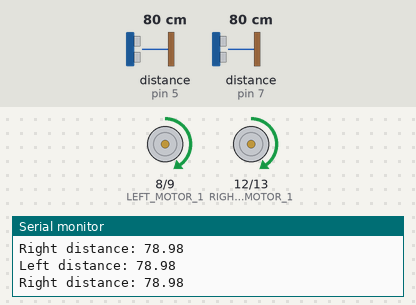
The program below on a simulated Arduino Uno, built with avr-gcc and run on an emulated ATmega328P. Parts: motor-driver pin pairs drawn as motors (green arrow = first pin HIGH = forward, orange = second pin HIGH = backward, longer = more drive, scaled by the enable pin), the last lines printed to the serial monitor. Wiring (inferred from the names in the program): 2 × ultrasonic range finder: trigger pin 4, echo pin 5 / trigger pin 6, echo pin 7. The test bench sets the inputs (shaded band); at power-on: distance to the obstacle (sensors on pin 5, pin 7) 80 cm. The echo pulse lasts 58.3 µs per cm.

Above: at 2.3 s.
2.4 s: distance to the obstacle (sensor on pin 5) set to 23 cm
3.9 s: distance to the obstacle (sensor on pin 5) set to 19 cm
At 4.7 s:
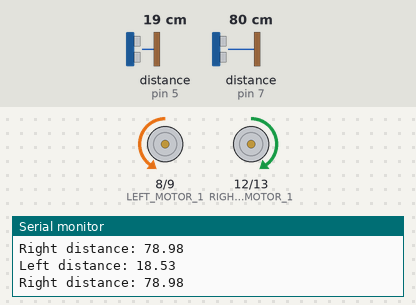
8.6 s: distance to the obstacle (sensor on pin 5) set to 35 cm
At 9.8 s:
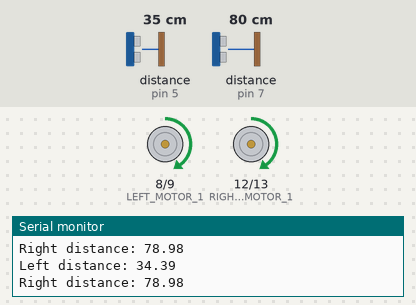
10.3 s: distance to the obstacle (sensor on pin 7) set to 22 cm
13.3 s: distance to the obstacle (sensor on pin 7) set to 19 cm
At 14.6 s:
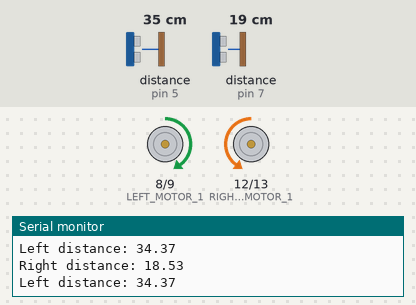
Timing chart, 0 to 16.0 s (numbered marks = the images above; inputs shaded):
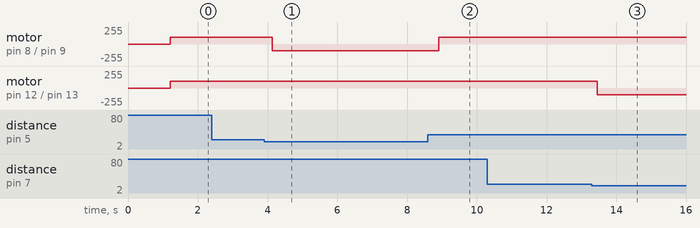

The program:

main.cpp
```cpp
#include <Arduino.h>

// Define the pins for the IR sensors and motors
#define LEFT_US_TRIG 4
#define LEFT_US_ECHO 5
#define RIGHT_US_TRIG 6
#define RIGHT_US_ECHO 7

// Define the pins for the motors
#define LEFT_MOTOR_1 8
#define LEFT_MOTOR_2 9
#define RIGHT_MOTOR_1 12
#define RIGHT_MOTOR_2 13
#define LMOTOR_PWM 10
#define RMOTOR_PWM 11
// Define the speed for the motors
#define LEFT_SPEED 100
#define RIGHT_SPEED 100

#define MAX_DISTANCE 20
float left_distance, right_distance;
 float measure_distance(int trig, int echo)
 {
  digitalWrite(trig, HIGH);
  delayMicroseconds(10);
  digitalWrite(trig, LOW);
  float duration = pulseIn(echo, HIGH);
  float distance = duration * 0.034 / 2;
  return distance;
 }

void moveForward()
{
  digitalWrite(LEFT_MOTOR_1, HIGH);
  digitalWrite(LEFT_MOTOR_2, LOW);
  digitalWrite(RIGHT_MOTOR_1, HIGH);
  digitalWrite(RIGHT_MOTOR_2, LOW);
  analogWrite(LMOTOR_PWM, LEFT_SPEED);
  analogWrite(RMOTOR_PWM, RIGHT_SPEED);
}

void moveBackward()
{
  digitalWrite(LEFT_MOTOR_1, LOW);
  digitalWrite(LEFT_MOTOR_2, HIGH);
  digitalWrite(RIGHT_MOTOR_1, LOW);
  digitalWrite(RIGHT_MOTOR_2, HIGH);
  analogWrite(LMOTOR_PWM, LEFT_SPEED);
  analogWrite(RMOTOR_PWM, RIGHT_SPEED);
}

void moveLeft()
{
  digitalWrite(LEFT_MOTOR_1, HIGH);
  digitalWrite(LEFT_MOTOR_2, LOW);
  digitalWrite(RIGHT_MOTOR_1, LOW);
  digitalWrite(RIGHT_MOTOR_2, HIGH);
  analogWrite(LMOTOR_PWM, LEFT_SPEED);
  analogWrite(RMOTOR_PWM, RIGHT_SPEED);
}

void moveRight()
{
  digitalWrite(LEFT_MOTOR_1, LOW);
  digitalWrite(LEFT_MOTOR_2, HIGH);
  digitalWrite(RIGHT_MOTOR_1, HIGH);
  digitalWrite(RIGHT_MOTOR_2, LOW);
  analogWrite(LMOTOR_PWM, LEFT_SPEED);
  analogWrite(RMOTOR_PWM, RIGHT_SPEED);
}

void stop()
{
  digitalWrite(LEFT_MOTOR_1, LOW);
  digitalWrite(LEFT_MOTOR_2, LOW);
  digitalWrite(RIGHT_MOTOR_1, LOW);
  digitalWrite(RIGHT_MOTOR_2, LOW);
  analogWrite(LMOTOR_PWM, 0);
  analogWrite(RMOTOR_PWM, 0);
}
void setup() {
  Serial.begin(9600);
  pinMode(LEFT_US_TRIG, OUTPUT);
  pinMode(LEFT_US_ECHO, INPUT);
  pinMode(RIGHT_US_TRIG, OUTPUT);
  pinMode(RIGHT_US_ECHO, INPUT);
  pinMode(LEFT_MOTOR_1, OUTPUT);
  pinMode(LEFT_MOTOR_2, OUTPUT);
  pinMode(RIGHT_MOTOR_1, OUTPUT);
  pinMode(RIGHT_MOTOR_2, OUTPUT);
  pinMode(LMOTOR_PWM, OUTPUT);
  pinMode(RMOTOR_PWM, OUTPUT);
  Serial.println("Obstacle avoider bot initialized");
  delay(1000);
  digitalWrite(LEFT_US_TRIG, LOW);
  digitalWrite(RIGHT_US_TRIG, LOW);
  delay(100);
}

void loop() {
  left_distance = measure_distance(LEFT_US_TRIG, LEFT_US_ECHO);
  right_distance = measure_distance(RIGHT_US_TRIG, RIGHT_US_ECHO);
  Serial.println("Left distance: " + String(left_distance));
  Serial.println("Right distance: " + String(right_distance));
  delay(100);
  if (left_distance > MAX_DISTANCE && right_distance > MAX_DISTANCE) {
    moveForward();
  }
  else if (left_distance < MAX_DISTANCE && right_distance > MAX_DISTANCE) {
    moveRight();
  }
  else if (left_distance > MAX_DISTANCE && right_distance < MAX_DISTANCE) {
    moveLeft();
  }
  else if (left_distance < MAX_DISTANCE && right_distance < MAX_DISTANCE) {
    stop();
  }
  delay(100);
}
```

Measured:
- the behaviour switches between 21 and 20 cm on distance to the obstacle (sensor on pin 5) (found by bisection; images 0 and 1)
- the behaviour switches between 21 and 20 cm on distance to the obstacle (sensor on pin 7) (found by bisection; images 2 and 3)
- after the input at 3.9 s, motor on pin 8 (LEFT_MOTOR_1) / pin 9 (LEFT_MOTOR_2): forward 100/255 → backward 100/255 after 0.24 s
- after the input at 8.6 s, motor on pin 8 (LEFT_MOTOR_1) / pin 9 (LEFT_MOTOR_2): backward 100/255 → forward 100/255 after 0.31 s
- after the input at 13.3 s, motor on pin 12 (RIGHT_MOTOR_1) / pin 13 (RIGHT_MOTOR_2): forward 100/255 → backward 100/255 after 0.15 s
